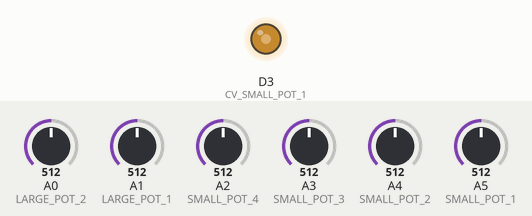
Bench run of a sketch on a simulated Arduino Zero (SAMD21). On the bench: output pins drawn as LEDs (lit = HIGH). The inputs (shaded band) are chosen by the test bench; at power-on: A0 (LARGE_POT_2) = 512, A1 (LARGE_POT_1) = 512, A2 (SMALL_POT_4) = 512, A3 (SMALL_POT_3) = 512, A4 (SMALL_POT_2) = 512, A5 (SMALL_POT_1) = 512.

Above: at 1.2 s.
1.3 s: A0 (LARGE_POT_2) set to 716
Timing chart, 0 to 4.2 s (numbered marks = the images above; inputs shaded):
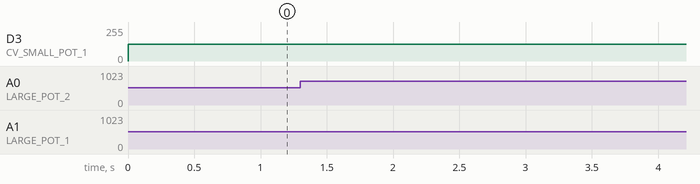

The sketch:

OutputTest.ino
```cpp
//Purpose: To test basic functionality of CV outputs
//
//Status:

#define CV_SMALL_POT_1                3
#define CV_SMALL_POT_2                6
#define CV_SMALL_POT_3                5
#define CV_SMALL_POT_4                10
#define CV_LARGE_POT_1                4
#define CV_LARGE_POT_2                9

#define SMALL_POT_1           A5
#define SMALL_POT_2           A4
#define SMALL_POT_3           A3
#define SMALL_POT_4           A2
#define LARGE_POT_1           A1
#define LARGE_POT_2           A0

void setup() {
  analogWriteResolution(10);
  analogWriteFrequency(CV_SMALL_POT_1, 35156);
  analogWriteFrequency(CV_SMALL_POT_2, 35156);
  analogWriteFrequency(CV_SMALL_POT_3, 35156);
  analogWriteFrequency(CV_SMALL_POT_4, 35156);
  analogWriteFrequency(CV_LARGE_POT_1, 35156);
  analogWriteFrequency(CV_LARGE_POT_2, 35156);
}

void loop() {
  analogWrite(CV_SMALL_POT_1, analogRead(SMALL_POT_1));
  analogWrite(CV_SMALL_POT_1, analogRead(SMALL_POT_2));
  analogWrite(CV_SMALL_POT_1, analogRead(SMALL_POT_3));
  analogWrite(CV_SMALL_POT_1, analogRead(SMALL_POT_4));
  analogWrite(CV_SMALL_POT_1, analogRead(LARGE_POT_1));
  analogWrite(CV_SMALL_POT_1, analogRead(LARGE_POT_2));
}
```
